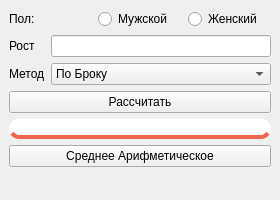
<?xml version="1.0" encoding="UTF-8"?>
<ui version="4.0">
 <class>MainWindow</class>
 <widget class="QMainWindow" name="MainWindow">
  <property name="geometry">
   <rect>
    <x>0</x>
    <y>0</y>
    <width>280</width>
    <height>200</height>
   </rect>
  </property>
  <property name="windowTitle">
   <string>ИМТ</string>
  </property>
  <property name="tabShape">
   <enum>QTabWidget::Rounded</enum>
  </property>
  <widget class="QWidget" name="centralwidget">
   <layout class="QFormLayout" name="formLayout_2">
    <item row="0" column="0" colspan="2">
     <layout class="QHBoxLayout" name="horizontalLayout">
      <item>
       <widget class="QLabel" name="label_3">
        <property name="text">
         <string>Пол:</string>
        </property>
       </widget>
      </item>
      <item>
       <widget class="QRadioButton" name="radioButton_2">
        <property name="text">
         <string>Мужской</string>
        </property>
       </widget>
      </item>
      <item>
       <widget class="QRadioButton" name="radioButton">
        <property name="text">
         <string>Женский</string>
        </property>
       </widget>
      </item>
     </layout>
    </item>
    <item row="1" column="0" colspan="2">
     <layout class="QFormLayout" name="formLayout">
      <item row="0" column="0">
       <widget class="QLabel" name="label">
        <property name="text">
         <string>Рост</string>
        </property>
       </widget>
      </item>
      <item row="0" column="1">
       <widget class="QLineEdit" name="lineEdit"/>
      </item>
      <item row="1" column="0">
       <widget class="QLabel" name="label_2">
        <property name="text">
         <string>Метод</string>
        </property>
       </widget>
      </item>
      <item row="1" column="1">
       <widget class="QComboBox" name="comboBox">
        <item>
         <property name="text">
          <string>По Броку</string>
         </property>
        </item>
        <item>
         <property name="text">
          <string>По Девайну</string>
         </property>
        </item>
        <item>
         <property name="text">
          <string>По Робинсону</string>
         </property>
        </item>
       </widget>
      </item>
     </layout>
    </item>
    <item row="2" column="0" colspan="2">
     <layout class="QVBoxLayout" name="verticalLayout">
      <item>
       <widget class="QPushButton" name="pushButton">
        <property name="text">
         <string>Рассчитать</string>
        </property>
       </widget>
      </item>
      <item>
       <widget class="QLineEdit" name="lineEdit_2">
        <property name="styleSheet">
         <string notr="true"> border-radius: 10;
 border-bottom: 4px solid rgba(236,101,80,1);</string>
        </property>
        <property name="alignment">
         <set>Qt::AlignCenter</set>
        </property>
       </widget>
      </item>
      <item>
       <widget class="QPushButton" name="pushButton_2">
        <property name="text">
         <string>Среднее Арифметическое</string>
        </property>
       </widget>
      </item>
     </layout>
    </item>
   </layout>
  </widget>
 </widget>
 <resources/>
 <connections/>
</ui>
